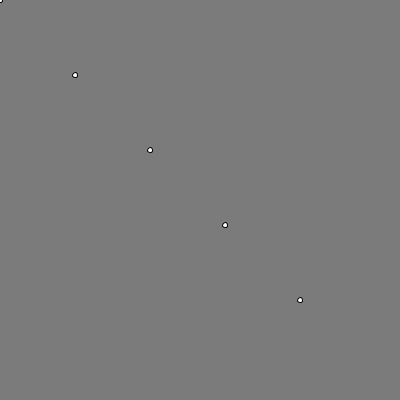
Frame 1 (no input)
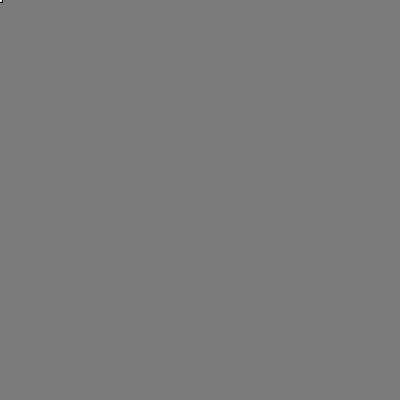
Frame 60 (the mouse pressed at the canvas centre just before this capture)
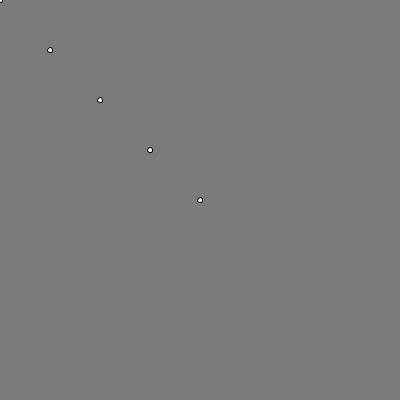
Frame 120 (the mouse held since frame 60 and released just before this capture)

The Processing sketch that drew these frames (run headless with seeded random() and noise(); from frame 60 on, the mouse is pressed at the canvas centre):

// Processing sketch: dotted_line_1
// ── dotted_line_1.pde
float x1;
float y1;
float x2;
float y2;

void setup() {
  size(400, 400);
  
  x1 = 0;
  y1 = 0;
  x2 = 300;
  y2 = 300;
}

void draw() {
  background(123);
  
  int numDots = 5;
  float interval = 1.0/(numDots-1); // 얼만큼 움직이나? 점이 5개이니 1/4만큼.
  for (int i = 0; i < numDots; i++) {
    float nx = lerp(x1, x2, i*interval);
    float ny = lerp(y1, y2, i*interval);
    ellipse(nx, ny, 5, 5);
  }
  
  x2 = mouseX;
  y2 = mouseY;
}
